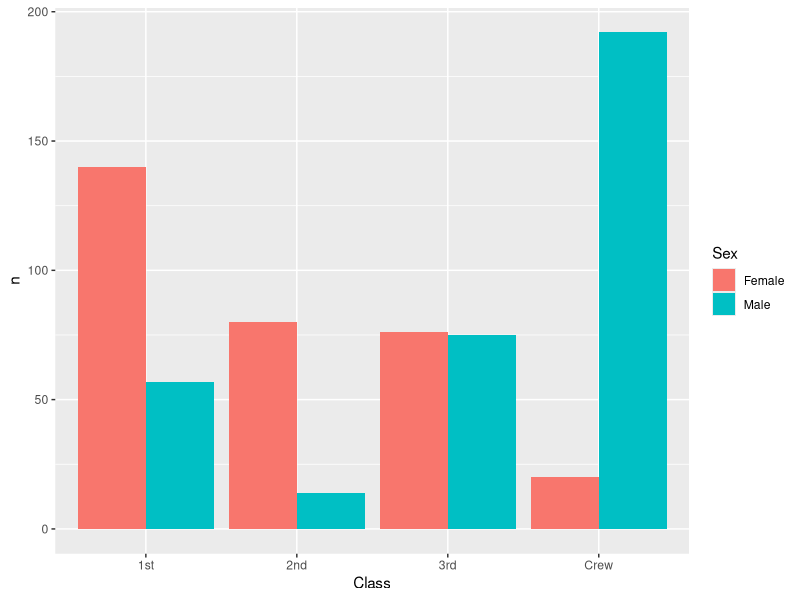
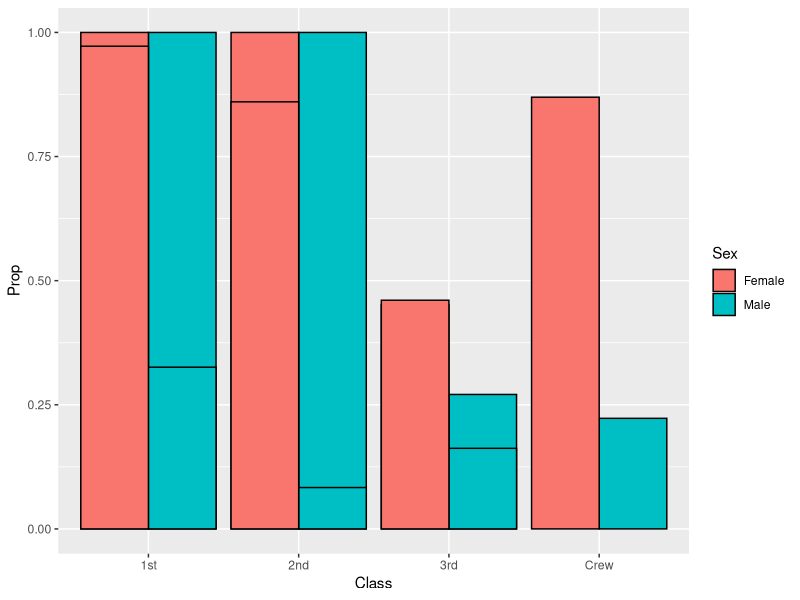
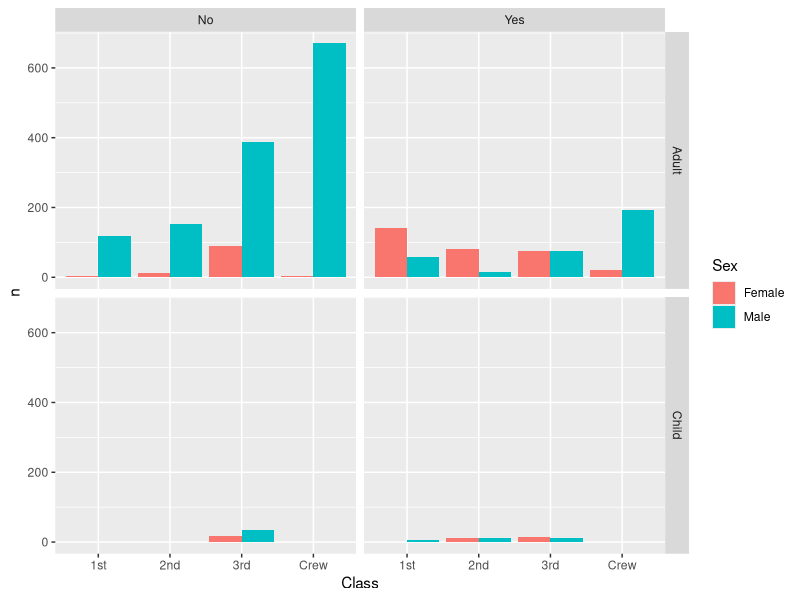

Recreate these plots in R, in order.
## ---- chunk 1
library(tidyverse)

df_titanic <- as_tibble(Titanic)
## ---- chunk 2
## TASK: Perform a `glimpse` of df_titanic
df_titanic %>% glimpse()


## ---- chunk 3
## NOTE: No need to edit! We'll cover how to
## do this calculation in a later exercise.
df_titanic %>% summarize(total = sum(n))
## ---- chunk 4
## TASK: Visualize counts against `Class` and `Sex`

df_titanic %>%
  filter(Survived == "Yes") %>%
  ggplot(aes(x = Class, y = n, fill = Sex)) +
  geom_col(position = "dodge")
## ---- chunk 5
## NOTE: No need to edit! We'll cover how to
## do this calculation in a later exercise.
df_prop <-
  df_titanic %>%
  group_by(Class, Sex, Age) %>%
  mutate(
    Total = sum(n),
    Prop = n / Total
  ) %>%
  ungroup()
df_prop
## ---- chunk 6
df_prop %>%
  filter(Survived == "Yes") %>%
  ggplot(aes(x = Class, y = Prop, fill = Sex)) +
  geom_col(position = "dodge", color = "black")

## ---- chunk 7


df_titanic %>% 
  ggplot(aes(x = Class, y = n, fill = Sex)) +
  geom_col(position = "dodge") +
  facet_grid(Age ~ Survived)
